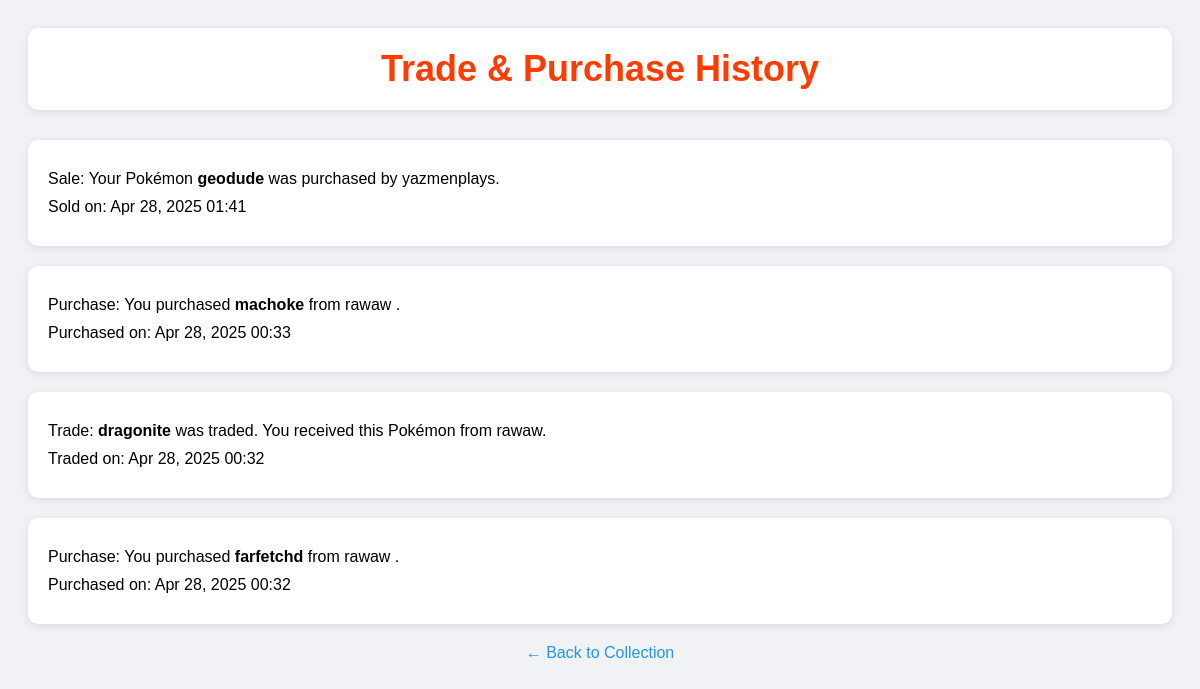
Page /trade_history/ (signed in) on the committed database.
### collection/models.py (models this page shows, shortened)
class Purchase(models.Model):
    buyer = models.ForeignKey(User, on_delete=models.CASCADE, related_name='purchases')
    seller = models.ForeignKey(User, null=True, blank=True, on_delete=models.SET_NULL, related_name='sales')
    pokemon = models.ForeignKey(Pokemon, on_delete=models.CASCADE)
    price = models.IntegerField(default=1000)
    created_at = models.DateTimeField(auto_now_add=True)

class Pokemon(models.Model):
    name = models.CharField(max_length=100)
    type = models.CharField(max_length=50)
    date_received = models.DateTimeField(auto_now_add=True)
    is_favorite = models.BooleanField(default=False)
    owner = models.ForeignKey(User, on_delete=models.CASCADE, related_name='pokemons')
    poke_id = models.IntegerField(null=True, blank=True)
    is_listed = models.BooleanField(default=False)
    price = models.IntegerField(null=True, blank=True)

class TradeOffer(models.Model):
    seller = models.ForeignKey(
        User, on_delete=models.CASCADE, related_name='incoming_trade_offers'
    )
    buyer = models.ForeignKey(
        User, on_delete=models.CASCADE, related_name='outgoing_trade_offers'
    )
    listing = models.ForeignKey(
        Pokemon, on_delete=models.CASCADE, related_name='trade_offers'
    )
    offered_pokemon = models.ForeignKey(
        Pokemon, on_delete=models.CASCADE, related_name='offered_in_trade'
    )
    STATUS_CHOICES = [
        ('pending', 'Pending'),
        ('accepted', 'Accepted'),
        ('denied', 'Denied'),
    ]
    status = models.CharField(max_length=10, choices=STATUS_CHOICES, default='pending')
    created_at = models.DateTimeField(auto_now_add=True)

### collection/views.py (the view)
# urls.py: path('trade_history/', views.trade_history_view, name='trade_history'),
@login_required
def trade_history_view(request):
    from django.db.models import Q
    from .models import Purchase
    trade_offers = TradeOffer.objects.filter(
        Q(buyer=request.user) | Q(seller=request.user),
        status='accepted'
    )
    purchases = Purchase.objects.filter(Q(buyer=request.user) | Q(seller=request.user))
    history = []
    for t in trade_offers:
        history.append({
            'type': 'trade',
            'created_at': t.created_at,
            'data': t,
        })
    for p in purchases:
        event_type = 'purchase' if p.buyer == request.user else 'sale'
        history.append({
            'type': event_type,
            'created_at': p.created_at,
            'data': p,
        })
    history.sort(key=lambda x: x['created_at'], reverse=True)
    return render(request, 'trade_history.html', {'history': history})

### collection/templates/trade_history.html (shortened to what this page needs)
<!DOCTYPE html>
<html lang="en">
<head>
</head>
<body>
    <div class="header-box">
        <h2>Trade & Purchase History</h2>
    </div>
    <ul class="history-list">
        {% for event in history %}
            {% if event.type == 'trade' %}
                <li class="history-card">
                    <p>
                        Trade: <strong>{{ event.data.listing.name }}</strong> was traded.
                        {% if event.data.buyer == request.user %}
                            You received this Pokémon from {{ event.data.seller.username }}.
                        {% else %}
                            You sent your Pokémon {{ event.data.offered_pokemon.name }} to {{ event.data.buyer.username }}.
                        {% endif %}
                    </p>
                    <p>Traded on: {{ event.created_at|date:"M d, Y H:i" }}</p>
                </li>
            {% elif event.type == 'purchase' %}
                <li class="history-card">
                    <p>
                        Purchase: You purchased <strong>{{ event.data.pokemon.name }}</strong>
                        {% if event.data.seller %}
                            from {{ event.data.seller.username }}
                        {% else %}
                            from the system
                        {% endif %}.
                    </p>
                    <p>Purchased on: {{ event.created_at|date:"M d, Y H:i" }}</p>
                </li>
            {% elif event.type == 'sale' %}
                <li class="history-card">
                    <p>
                        Sale: Your Pokémon <strong>{{ event.data.pokemon.name }}</strong> was purchased by {{ event.data.buyer.username }}.
                    </p>
                    <p>Sold on: {{ event.created_at|date:"M d, Y H:i" }}</p>
                </li>
            {% endif %}
        {% empty %}
            <li class="history-card">
                <p>No trade or purchase events found.</p>
            </li>
        {% endfor %}
    </ul>
    <a href="{% url 'collection' %}" class="back-link">← Back to Collection</a>
</body>
</html>

### collection/templates/trade_history.html (style rules this page uses)
body { font-family: 'Poppins', Arial, sans-serif; background-color: #f0f2f5; padding: 20px; }
.header-box { background-color: white; padding: 20px; border-radius: 10px; text-align: center; margin-bottom: 30px; box-shadow: 0 2px 8px rgba(0,0,0,0.1); }
.header-box h2 { font-size: 36px; color: #ff3c00; margin: 0; }
.history-list { list-style: none; padding: 0; }
.history-card { background: white; border-radius: 10px; padding: 20px; margin-bottom: 20px; box-shadow: 0 2px 8px rgba(0,0,0,0.1); }
.history-card p { margin: 10px 0; }
.back-link { display: block; text-align: center; margin-top: 20px; color: #2196F3; text-decoration: none; }

### rows in the picture
Purchase: data.pokemon.name "geodude", data.buyer.username "yazmenplays", created_at "Apr 28, 2025 01:41"
Purchase: data.pokemon.name "machoke", data.seller.username "rawaw", created_at "Apr 28, 2025 00:33"
TradeOffer: data.listing.name "dragonite", data.seller.username "rawaw", created_at "Apr 28, 2025 00:32"
Purchase: data.pokemon.name "farfetchd", data.seller.username "rawaw", created_at "Apr 28, 2025 00:32"
